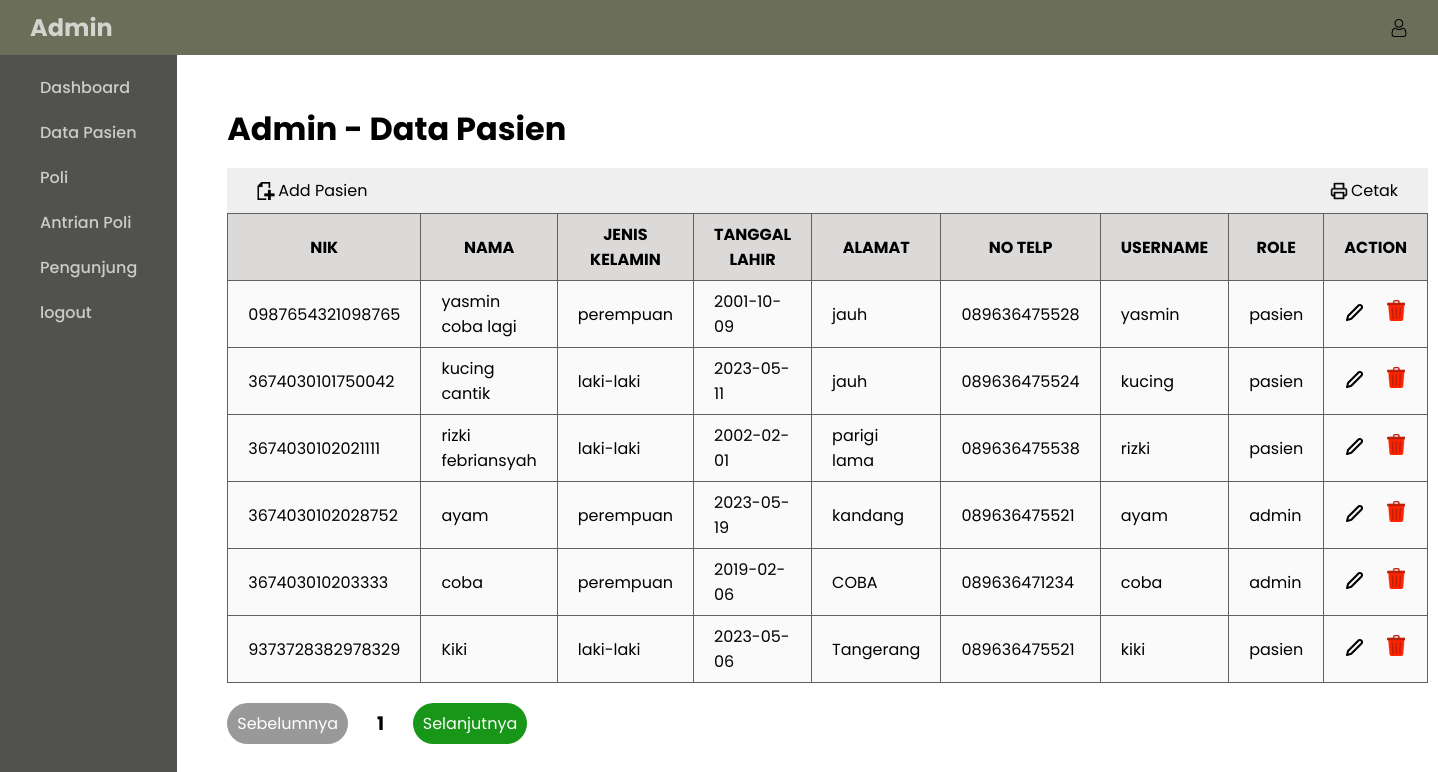
/src/pages/dashboard_admin/?page=data-pasien, run on the app's committed database.
### tables this page shows
CREATE TABLE `user` (
  `nik` varchar(18) NOT NULL,
  `nama` varchar(30) NOT NULL,
  `jenis_kelamin` varchar(10) NOT NULL,
  `tanggal_lahir` date NOT NULL,
  `alamat` text NOT NULL,
  `no_telp` varchar(15) NOT NULL,
  `username` varchar(20) NOT NULL,
  `password` varchar(255) NOT NULL,
  `role` varchar(10) NOT NULL
);

### src/components/data_pasien/index.php (the view)
<?php
include '../../config/koneksi.php';
$jumlahDataPerHalaman = 10;
$sql = "SELECT COUNT(*) AS jumlah FROM user";
$jumlahData = mysqli_fetch_assoc(mysqli_query($conn, $sql));
$jumlahHalaman = ceil($jumlahData['jumlah'] / $jumlahDataPerHalaman);
$halamanAktif = isset($_GET['halaman']) ? $_GET['halaman'] : 1;
$awalData = ($halamanAktif - 1) * $jumlahDataPerHalaman;
$sql = "SELECT * FROM user LIMIT $awalData, $jumlahDataPerHalaman";
$result = mysqli_query($conn, $sql);
?>
<div class="tabel-pasien">
    <h1>Admin - Data Pasien</h1>
    <div class="tambah">
        <a href="?page=tambah-user"><img style="width: 18px; margin-right: 3px;" src="../../../assets/images/tambah.png" alt=""> Add Pasien</a>
        <a href="../../pages/cetak_data_pasien/?halaman=<?php echo $halamanAktif; ?>"><img style="width: 18px; margin-right: 3px;" src="../../../assets/images/printer.png" alt=""> Cetak</a>
    </div>
    <table class="table-data-pasien">
        <thead>
            <tr>
                <th>NIK</th>
                <th>NAMA</th>
                <th>JENIS KELAMIN</th>
                <th>TANGGAL LAHIR</th>
                <th>ALAMAT</th>
                <th>NO TELP</th>
                <th>USERNAME</th>
                <th>ROLE</th>
                <th>ACTION</th>
            </tr>
        </thead>
        <?php if (mysqli_num_rows($result) > 0) : ?>
            <?php while ($row = mysqli_fetch_assoc($result)) : ?>
                <tr class="body-tabel">
                    <td><?= $row["nik"] ?></td>
                    <td><?= $row["nama"] ?></td>
                    <td><?= $row["jenis_kelamin"] ?></td>
                    <td><?= $row["tanggal_lahir"] ?></td>
                    <td><?= $row["alamat"] ?></td>
                    <td><?= $row["no_telp"] ?></td>
                    <td><?= $row["username"] ?></td>
                    <td><?= $row["role"] ?></td>
                    <td style="text-align:center;"><a style="margin-right: 20px;" href="../../pages/dashboard_admin/?page=edit-user&nik=<?= $row["nik"] ?>"><img src="../../../assets/images/pensil.png" alt=""></a> <a style="color:red;" href="../../config/hapus_user.php?nik=<?= $row["nik"] ?>" onclick="return confirm(`Apa anda mau menghapus <?= $row['nama'] ?>`)"><img style="width: 18px;" src="../../../assets/images/hapus.png" alt=""></a>
                    </td>
                </tr>
            <?php endwhile; ?>
        <?php else : ?>
            <tr>
                <td colspan="8" style="text-align: center;">Data kosong</td>
            </tr>
        <?php endif; ?>
    </table>
    <div class="pagination">
        <?php if ($halamanAktif > 1) : ?>
            <a class="sebelumnya" href="?page=data-pasien&halaman=<?= $halamanAktif - 1 ?>">Sebelumnya</a>
        <?php else : ?>
            <span class="sebelumnya">Sebelumnya</span>
        <?php endif; ?>
        <h3><?= $halamanAktif ?></h3>
        <?php if ($halamanAktif < $jumlahHalaman) : ?>
            <a class="selanjutnya" href="?page=data-pasien&halaman=<?= $halamanAktif + 1 ?>">Selanjutnya</a>
        <?php else : ?>
            <span class="selanjutnya">Selanjutnya</span>
        <?php endif; ?>
    </div>
</div>

### src/pages/dashboard_admin/index.php (shortened to what this page needs)
<!DOCTYPE html>
<html lang="en">
<head>
    <link rel="stylesheet" href="dashboard_admin.css">
</head>
<body>
    <div class="container">
        <div class="navbar">
            <?php include '../../components/navbar/index.php' ?>
        </div>
        <div class="content">
            <div class="sidebar">
                <?php include '../../components/sidebar/index.php' ?>
            </div>
            <div class="main-content">
                <?php
                @$page = $_GET['page'];
                if (!empty($page)) {
                    switch ($page) {
                        case 'data-pasien':
                            include '../../components/data_pasien/index.php';
                            break;
                    }
                }
                ?>
            </div>
        </div>
    </div>
</body>
</html>

### src/components/navbar/index.php (shortened to what this page needs)
<nav>
    <h1>Admin</h1>
    <div class="profil">
        <img src="../../../assets/images/icon.png" alt="">
    </div>
</nav>

### src/components/sidebar/index.php
<div class="menu">
    <a href="../../pages/dashboard_admin/?page=home">Dashboard</a>
    <a href="../../pages/dashboard_admin/?page=data-pasien">Data Pasien</a>
    <a href="../../pages/dashboard_admin/?page=data-poli">Poli</a>
    <a href="../../pages/dashboard_admin/?page=antrian-poli">Antrian Poli</a>
    <a href="../../pages/dashboard_admin/?page=pengunjung">Pengunjung</a>
    <a href="../../config/logout.php">logout</a>
</div>

### src/pages/dashboard_admin/dashboard_admin.css (style rules this page uses)
* { margin: 0; padding: 0; font-family: 'Poppins', sans-serif; }
.container { display: flex; flex-direction: column; height: 100vh; }
.navbar nav { display: flex; box-sizing: border-box; justify-content: space-between; align-items: center; padding: 10px 30px; background-color: rgba(107, 110, 88, 1); color: rgba(255, 255, 255, 0.7); }
.navbar nav .profil { display: flex; align-items: center; }
.navbar nav h1, a { color: rgba(255, 255, 255, 0.7); text-decoration: none; }
.navbar nav .profil img { width: 18px; }
.content { display: flex; height: 100%; }
.sidebar { display: flex; flex-direction: column; width: 265px; height: 100%; }
.sidebar .menu { display: flex; flex-direction: column; padding: 20px 40px; background-color: rgba(41, 42, 37, 0.81); height: 100%; }
.sidebar .menu a { margin-bottom: 20px; text-decoration: none; color: rgba(255, 255, 255, 0.7); font-weight: 500; }
.main-content { width: 100%; padding: 50px 50px; box-sizing: border-box; }
.main-content .home .card-poli .card-antrian h1, .tabel-pasien h1 { margin-bottom: 15px; }
.table-data-pasien { border-collapse: collapse; width: 100%; }
.table-data-pasien, th, td { border: 1px solid #635f5f; padding: 8px 20px; }
.table-data-pasien thead { background-color: rgba(207, 203, 203, 0.72); }
.table-data-pasien .body-tabel { background-color: rgba(249, 249, 249, 0.72); }
.table-data-pasien { margin-bottom: 20px; }
.pagination { width: 300px; display: flex; justify-content: space-between; align-items: center; }
.tabel-pasien .pagination .sebelumnya, .selanjutnya { padding: 8px 10px; background-color: #999; box-sizing: border-box; color: #ffffff; border-radius: 40px; }
.pagination .selanjutnya { background-color: rgb(23, 150, 23); }
.pagination span { cursor: not-allowed; }
.tambah { background-color: rgba(239, 239, 239, 1); width: 100%; padding: 10px 30px; box-sizing: border-box; display: flex; justify-content: space-between; align-items: center; }
.tambah a { color: rgba(0, 0, 0, 1); display: flex; align-items: center; }

### data on the page
user: nik "0987654321098765", nama "yasmin coba lagi", jenis_kelamin "perempuan", tanggal_lahir "2001-10-09", alamat "jauh", no_telp "089636475528", username "yasmin", role "pasien"
user: nik "3674030101750042", nama "kucing cantik", jenis_kelamin "laki-laki", tanggal_lahir "2023-05-11", alamat "jauh", no_telp "089636475524", username "kucing", role "pasien"
user: nik "3674030102021111", nama "rizki febriansyah", jenis_kelamin "laki-laki", tanggal_lahir "2002-02-01", alamat "parigi lama", no_telp "089636475538", username "rizki", role "pasien"
user: nik "3674030102028752", nama "ayam", jenis_kelamin "perempuan", tanggal_lahir "2023-05-19", alamat "kandang", no_telp "089636475521", username "ayam", role "admin"
user: nik "367403010203333", nama "coba", jenis_kelamin "perempuan", tanggal_lahir "2019-02-06", alamat "COBA", no_telp "089636471234", username "coba", role "admin"
user: nik "9373728382978329", nama "Kiki", jenis_kelamin "laki-laki", tanggal_lahir "2023-05-06", alamat "Tangerang", no_telp "089636475521", username "kiki", role "pasien"

### other printed values
$halamanAktif "1"
